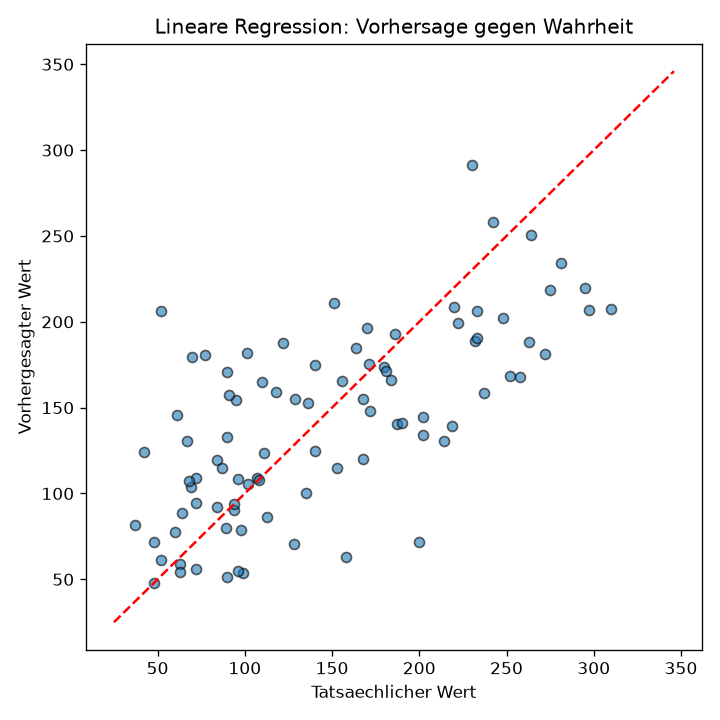

Write the Python code that produced this figure.
"""
Supervised Learning - Algorithmus 1: Lineare Regression
Datensatz: Diabetes(in scikit-learn enthalten)

Ziel: Aus zehn Patientenmerkmalen wird der Krankheitsfortschritt nach
einem Jahr vorhergesagt. Da Zielgröße eine Zahl ist , ist es ein Regressionsproblem und keine Klassifikation.
"""

import matplotlib
matplotlib.use("Agg")         		 # Diagramme als Datei speichern statt anzeigen
import matplotlib.pyplot as plt
import pandas as pd			 # tabelle mit benannten Spalten erstellen
from sklearn.datasets import load_diabetes
from sklearn.model_selection import train_test_split
from sklearn.linear_model import LinearRegression
from sklearn.metrics import mean_absolute_error, r2_score

# 1. Daten laden 
# load_diabetes liefert die Merkmale in x und die Zielgroesse in y.
daten = load_diabetes()


SPALTEN = {
    "age": "Alter",
    "sex": "Geschlecht",
    "bmi": "BMI",
    "bp":  "Blutdruck",
    "s1":  "Cholesterin",
    "s2":  "LDL",
    "s3":  "HDL",
    "s4":  "Chol-Quotient",
    "s5":  "Blutfette",
    "s6":  "Blutzucker",
}

X = pd.DataFrame(daten.data, columns=daten.feature_names).rename(columns=SPALTEN)  #Eingangsgrößen x
y = daten.target   # Krankheitsfortschritt nach einem Jahr #Vorhersage y

print("Datensatz:", X.shape[0], "Beobachtungen,", X.shape[1], "Merkmale") #Shape erzeugt Zahlenpaar
print("Merkmale:", ", ".join(X.columns)) #join verbindet Zahlen mit Komma
print("Zielgroesse: Krankheitsfortschritt nach einem Jahr")
print()

# 2. Aufteilen in Trainings- und Testdaten 
# - random_state macht die Aufteilung reproduzierbar
X_train, X_test, y_train, y_test = train_test_split(  #train_test_split zieht Zufällige zeilen, gibt die vier Werte in der Reihenfolge zurück
    X, y, test_size=0.2, random_state=42) #random state fixiert zufallsgenerator, Zahl kann beliebig gewählt werden

print("Trainingsdaten:", len(X_train), "| Testdaten:", len(X_test))
print()

# 3. Modell trainieren 
# Die lineare Regression sucht die Gewichte, bei denen die Summe der
# quadrierten Abweichungen zwischen Vorhersage und Wahrheit minimal ist.
modell = LinearRegression()
modell.fit(X_train, y_train) # führt das eigentliche Lernen aus, Methode der kleinsten quadrate wird angewendet

# 4. Vorhersage und Bewertung 
y_vorhersage = modell.predict(X_test) #Textmerkmale werden in gelernte Gleichung eingesetzt, für jede der 89 Testzeilen wird ein Wert geliefert 

# MAE: durchschnittlicher Fehler der Zielgröße
# R2:  Anteil der erklärten Streuung, 1,0 wäre bspw. eine perfekte Vorhersage
print("Mittlerer absoluter Fehler:", round(mean_absolute_error(y_test, y_vorhersage), 2))
print("Bestimmtheitsmass R2:      ", round(r2_score(y_test, y_vorhersage), 3)) #setzt Fehler des Modells ins Verhältnis zu dem Fehler den man hätte wenn man mit Mittelwert vorhersagen würde. 1,0 würde heißten dass das Modell immer perfekt trifft
print()

# 5. Einfluss der einzelnen Merkmale 
# Die Koeffizienten zeigen, wie stark jedes Merkmal in die Vorhersage
# eingeht
koeffizienten = pd.Series(modell.coef_, index=X.columns).sort_values()
print("Einfluss der Merkmale (Koeffizienten):")
print(koeffizienten.round(1).to_string())

# 6. Ergebnis als Diagramm 
# Jeder Punkt ist ein Testfall. Je näher die Punkte an der Diagonalen
# liegen, desto besser trifft die Vorhersage zu

plt.figure(figsize=(6, 6))
plt.scatter(y_test, y_vorhersage, alpha=0.6, edgecolor="k") #zeichnet Punkte
plt.plot([y.min(), y.max()], [y.min(), y.max()], "r--", linewidth=1.5) # Erzeugung einer Hilfslinie
plt.xlabel("Tatsaechlicher Wert")
plt.ylabel("Vorhergesagter Wert")
plt.title("Lineare Regression: Vorhersage gegen Wahrheit")
plt.tight_layout() #einhaltung Format
plt.savefig("01_regression.png", dpi=120) #Auflösung
print("\nDiagramm gespeichert: 01_regression.png")
